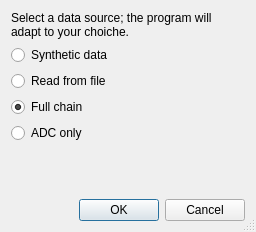
<?xml version="1.0" encoding="UTF-8"?>
<ui version="4.0">
 <class>Dialog</class>
 <widget class="QDialog" name="Dialog">
  <property name="geometry">
   <rect>
    <x>0</x>
    <y>0</y>
    <width>256</width>
    <height>232</height>
   </rect>
  </property>
  <property name="windowTitle">
   <string>Data Source</string>
  </property>
  <property name="sizeGripEnabled">
   <bool>true</bool>
  </property>
  <property name="modal">
   <bool>true</bool>
  </property>
  <layout class="QVBoxLayout" name="verticalLayout">
   <item>
    <widget class="QLabel" name="label">
     <property name="frameShape">
      <enum>QFrame::NoFrame</enum>
     </property>
     <property name="frameShadow">
      <enum>QFrame::Raised</enum>
     </property>
     <property name="text">
      <string>Select a data source; the program will adapt to your choiche.</string>
     </property>
     <property name="scaledContents">
      <bool>true</bool>
     </property>
     <property name="wordWrap">
      <bool>true</bool>
     </property>
    </widget>
   </item>
   <item>
    <widget class="QRadioButton" name="synth">
     <property name="text">
      <string>Synthetic data</string>
     </property>
    </widget>
   </item>
   <item>
    <widget class="QRadioButton" name="file">
     <property name="text">
      <string>Read from file</string>
     </property>
    </widget>
   </item>
   <item>
    <widget class="QRadioButton" name="fc">
     <property name="text">
      <string>Full chain</string>
     </property>
     <property name="checked">
      <bool>true</bool>
     </property>
    </widget>
   </item>
   <item>
    <widget class="QRadioButton" name="adc">
     <property name="text">
      <string>ADC only</string>
     </property>
    </widget>
   </item>
   <item>
    <spacer name="verticalSpacer">
     <property name="orientation">
      <enum>Qt::Vertical</enum>
     </property>
     <property name="sizeHint" stdset="0">
      <size>
       <width>20</width>
       <height>40</height>
      </size>
     </property>
    </spacer>
   </item>
   <item>
    <widget class="QDialogButtonBox" name="buttonBox">
     <property name="orientation">
      <enum>Qt::Horizontal</enum>
     </property>
     <property name="standardButtons">
      <set>QDialogButtonBox::Cancel|QDialogButtonBox::Ok</set>
     </property>
    </widget>
   </item>
  </layout>
 </widget>
 <resources/>
 <connections>
  <connection>
   <sender>buttonBox</sender>
   <signal>accepted()</signal>
   <receiver>Dialog</receiver>
   <slot>accept()</slot>
   <hints>
    <hint type="sourcelabel">
     <x>227</x>
     <y>210</y>
    </hint>
    <hint type="destinationlabel">
     <x>157</x>
     <y>231</y>
    </hint>
   </hints>
  </connection>
  <connection>
   <sender>buttonBox</sender>
   <signal>rejected()</signal>
   <receiver>Dialog</receiver>
   <slot>reject()</slot>
   <hints>
    <hint type="sourcelabel">
     <x>246</x>
     <y>216</y>
    </hint>
    <hint type="destinationlabel">
     <x>255</x>
     <y>231</y>
    </hint>
   </hints>
  </connection>
 </connections>
</ui>
